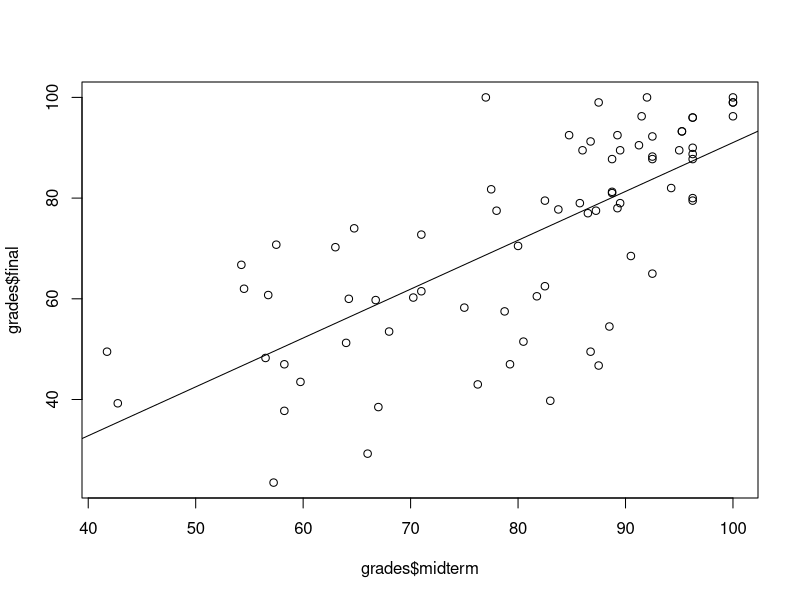

R code for this plot:
## ---- chunk 1
grades<-read.csv("grades.csv")
head(grades)
## ---- chunk 2
cor(grades$midterm,grades$final)
## ---- chunk 3
# 2-a

plot(x=grades$midterm ,y= grades$final)
fit<-lm(grades$final~grades$midterm)


# 2-c

abline(fit)
## ---- chunk 4
# a 
-6.0059+ 0.9704*80

# b 
-6.0059+ 0.9704*90

# c 
0.9704*10

## ---- chunk 5
cor(x= grades$midterm, y=grades$final )^2
